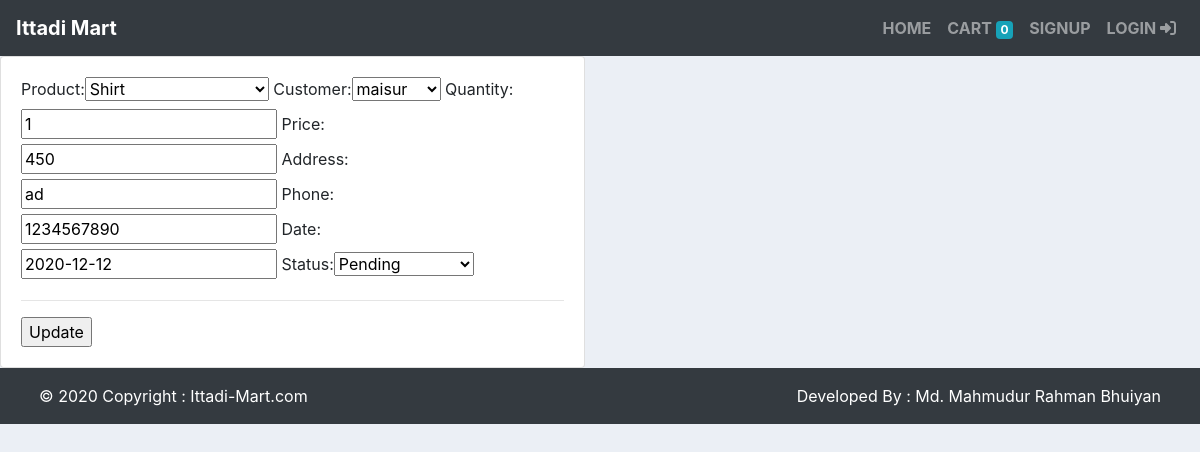
The page /update_order/1/ on the database its author committed.
### store/models/orders.py (models this page shows, shortened)
class Order(models.Model):
    STATUS = (
        ('Pending', 'Pending'),
        ('Out for delivery', 'Out for delivery'),
        ('Delivered', 'Delivered'),
    )
    product = models.ForeignKey(Product,
                                on_delete=models.CASCADE)
    customer = models.ForeignKey(Customer,
                                 on_delete=models.CASCADE)
    quantity = models.IntegerField(default=1)
    price = models.IntegerField()
    address = models.CharField(max_length=50, default='', blank=True)
    phone = models.CharField(max_length=50, default='', blank=True)
    date = models.DateField(default=datetime.datetime.today)
    status = models.CharField(max_length=200, null=True, default='Pending', choices=STATUS)

### store/views/cart.py (the view)
# urls.py: path('update_order/<str:pk>/', updateOrder, name='update_orders'),
def updateOrder(request, pk):
    order = Order.objects.get(id=pk)
    form = OrderForm(instance=order)
    if request.method == 'POST':
        form = OrderForm(request.POST, instance=order)
        if form.is_valid():
            form.save()
            return redirect('/')
    context = {'form': form}
    return render(request, 'update_orders.html', context)

### store/forms.py
class OrderForm(ModelForm):
    class Meta:
        model = Order
        fields = '__all__'

### store/models/customer.py (called while the page is built)
    def __str__(self):
        return self.first_name

### store/models/product.py (called while the page is built)
    def __str__(self):
        return self.name

### store/templates/update_orders.html (shortened to what this page needs)
{% extends 'base.html' %}
{% block content %}
{% load cart %}
{% load custom_filter %}
<div class="row">
	<div class="col-md-6">
		<div class="card card-body">
			<form action="" method="POST">
				{{form}}
				<hr>
				<input type="submit" name="Submit" value="Update">
			</form>
		</div>
	</div>
</div>
{% endblock %}

### store/static/css/style.css (style rules this page uses)
body { background-color: #ebeff5; }

### rows shown on the page
Order: product "Shirt", customer "maisur", quantity "1", price "450", address "ad", phone "1234567890", date "2020-12-12", status "Pending"

### other values the page prints
{{ request.session.cart.keys|length }} "0"
